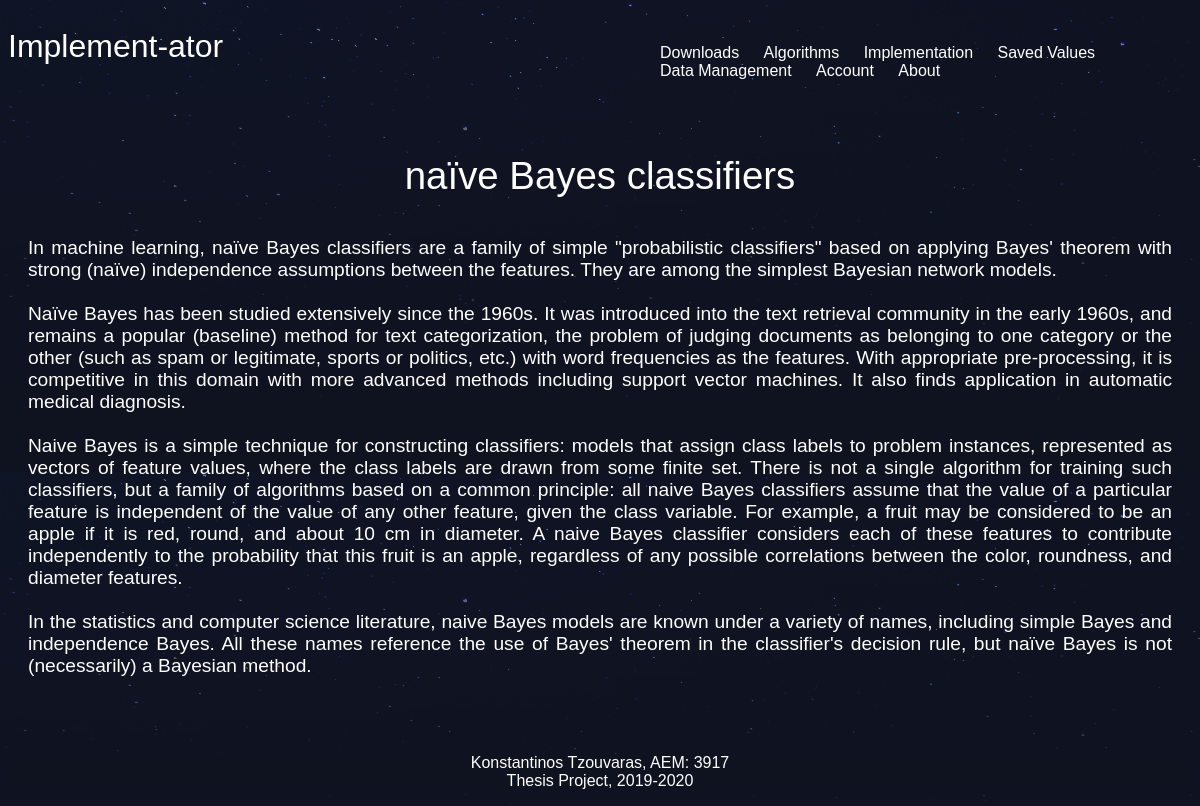
/algorithms/bayes/, run on the app's committed database.
### algorithms/models.py (models this page shows, shortened)
class Algorithm(models.Model):
    title = models.CharField(max_length=100)
    slug = models.SlugField()
    info = models.TextField()

### algorithms/views.py (the view)
# urls.py: path('<slug>/', views.algorithms_detail, name = 'detail'),
def algorithms_detail(request, slug):
    algorithm = Algorithm.objects.get(slug=slug) #Look for this algorithm in the DB and store it
    return render(request, 'algorithms/algorithms_detail.html', {'algorithm': algorithm})

### algorithms/templates/algorithms/algorithms_detail.html
{% extends 'base_layout.html' %}
{% block content %}
  <div id="algorithm_detail" class="algorithm-detail">
    <h2>{{ algorithm.title }}</h2>
    <div id="algorithm_detail_algorithm" class="algorithm">
      <p>{{ algorithm.info|safe }}</p>
    </div>
  </div>
{% endblock %}

### assets/styles.css (style rules this page uses)
body { background-color: #0f121f; background-image: url(stars.png); background-repeat-y: no-repeat; color: #fff; }
body * { font-family: "Calibri", sans-serif; }
h1, h2, h3, h4, h5 { font-weight: normal; margin: 0; }
div.wrapper p { text-align: center; margin: 1px auto; font-size: 1.2em; margin-bottom: 4em; }
#algorithm_detail h2 { text-align: center; margin: 1px auto; font-size: 2.4em; margin-bottom: 1em; margin-top: 1em; }
.algorithm { padding: 10 px; position: relative; }
#algorithm_detail_algorithm p { text-align: justify; margin-left: 20px; margin-right: 20px; }

### data on the page
Algorithm: title "naïve Bayes classifiers", info "In machine learning, naïve Bayes classifiers are a family of simple \"probabilistic classifiers\" based on applying Bayes' theorem with strong (naïve) independence assumptions between the features. They are among the simplest Bayesian network models. Naïve Bayes has been studied extensively since the 1960s. It was introduced into the text retrieval community in the early 1960s, and remains a popular (baseline) method for text categorization, the problem of judging documents as belonging to one category or the other (such as spam or legitimate, sports or politics, etc.) with word frequencies as the features. With appropriate pre-processing, it is competitive in this domain with more advanced…"
